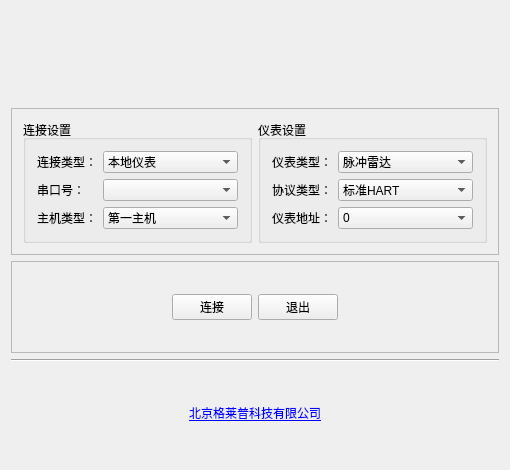
<?xml version="1.0" encoding="UTF-8"?>
<ui version="4.0">
 <class>Widget</class>
 <widget class="QWidget" name="Widget">
  <property name="geometry">
   <rect>
    <x>0</x>
    <y>0</y>
    <width>510</width>
    <height>470</height>
   </rect>
  </property>
  <property name="minimumSize">
   <size>
    <width>510</width>
    <height>470</height>
   </size>
  </property>
  <property name="maximumSize">
   <size>
    <width>510</width>
    <height>470</height>
   </size>
  </property>
  <property name="focusPolicy">
   <enum>Qt::NoFocus</enum>
  </property>
  <property name="windowTitle">
   <string>格莱普HART仪表调试程序</string>
  </property>
  <layout class="QVBoxLayout" name="verticalLayout">
   <item>
    <widget class="QLabel" name="label">
     <property name="text">
      <string/>
     </property>
     <property name="pixmap">
      <pixmap resource="images.qrc">:/myImage/images/main.png</pixmap>
     </property>
     <property name="scaledContents">
      <bool>true</bool>
     </property>
    </widget>
   </item>
   <item>
    <widget class="QFrame" name="frame">
     <property name="frameShape">
      <enum>QFrame::StyledPanel</enum>
     </property>
     <property name="frameShadow">
      <enum>QFrame::Raised</enum>
     </property>
     <layout class="QHBoxLayout" name="horizontalLayout">
      <item>
       <widget class="QGroupBox" name="groupBox">
        <property name="title">
         <string>连接设置</string>
        </property>
        <layout class="QFormLayout" name="formLayout">
         <item row="0" column="0">
          <widget class="QLabel" name="label_2">
           <property name="text">
            <string>连接类型：</string>
           </property>
          </widget>
         </item>
         <item row="0" column="1">
          <widget class="QComboBox" name="connectTypeComboBox">
           <item>
            <property name="text">
             <string>本地仪表</string>
            </property>
           </item>
           <item>
            <property name="text">
             <string>离线启动</string>
            </property>
           </item>
          </widget>
         </item>
         <item row="1" column="0">
          <widget class="QLabel" name="label_3">
           <property name="text">
            <string>串口号：</string>
           </property>
          </widget>
         </item>
         <item row="1" column="1">
          <widget class="QComboBox" name="portNameComboBox"/>
         </item>
         <item row="2" column="0">
          <widget class="QLabel" name="label_7">
           <property name="text">
            <string>主机类型：</string>
           </property>
          </widget>
         </item>
         <item row="2" column="1">
          <widget class="QComboBox" name="hostTyoeComboBox">
           <item>
            <property name="text">
             <string>第一主机</string>
            </property>
           </item>
           <item>
            <property name="text">
             <string>第二主机</string>
            </property>
           </item>
          </widget>
         </item>
        </layout>
       </widget>
      </item>
      <item>
       <widget class="QGroupBox" name="groupBox_2">
        <property name="title">
         <string>仪表设置</string>
        </property>
        <layout class="QFormLayout" name="formLayout_2">
         <item row="0" column="0">
          <widget class="QLabel" name="label_4">
           <property name="text">
            <string>仪表类型：</string>
           </property>
          </widget>
         </item>
         <item row="0" column="1">
          <widget class="QComboBox" name="deviceTypeComboBox">
           <item>
            <property name="text">
             <string>脉冲雷达</string>
            </property>
           </item>
           <item>
            <property name="text">
             <string>二线超声</string>
            </property>
           </item>
          </widget>
         </item>
         <item row="1" column="0">
          <widget class="QLabel" name="label_5">
           <property name="text">
            <string>协议类型：</string>
           </property>
          </widget>
         </item>
         <item row="1" column="1">
          <widget class="QComboBox" name="protocolComboBox">
           <item>
            <property name="text">
             <string>标准HART</string>
            </property>
           </item>
           <item>
            <property name="text">
             <string>GELOOPHART</string>
            </property>
           </item>
          </widget>
         </item>
         <item row="2" column="0">
          <widget class="QLabel" name="label_6">
           <property name="text">
            <string>仪表地址：</string>
           </property>
          </widget>
         </item>
         <item row="2" column="1">
          <widget class="QComboBox" name="addressComboBox">
           <item>
            <property name="text">
             <string>0</string>
            </property>
           </item>
           <item>
            <property name="text">
             <string>1</string>
            </property>
           </item>
           <item>
            <property name="text">
             <string>2</string>
            </property>
           </item>
           <item>
            <property name="text">
             <string>3</string>
            </property>
           </item>
           <item>
            <property name="text">
             <string>4</string>
            </property>
           </item>
           <item>
            <property name="text">
             <string>5</string>
            </property>
           </item>
           <item>
            <property name="text">
             <string>6</string>
            </property>
           </item>
           <item>
            <property name="text">
             <string>7</string>
            </property>
           </item>
           <item>
            <property name="text">
             <string>8</string>
            </property>
           </item>
           <item>
            <property name="text">
             <string>9</string>
            </property>
           </item>
           <item>
            <property name="text">
             <string>10</string>
            </property>
           </item>
           <item>
            <property name="text">
             <string>11</string>
            </property>
           </item>
           <item>
            <property name="text">
             <string>12</string>
            </property>
           </item>
           <item>
            <property name="text">
             <string>13</string>
            </property>
           </item>
           <item>
            <property name="text">
             <string>14</string>
            </property>
           </item>
           <item>
            <property name="text">
             <string>15</string>
            </property>
           </item>
          </widget>
         </item>
        </layout>
       </widget>
      </item>
     </layout>
    </widget>
   </item>
   <item>
    <widget class="QFrame" name="frame_2">
     <property name="frameShape">
      <enum>QFrame::StyledPanel</enum>
     </property>
     <property name="frameShadow">
      <enum>QFrame::Raised</enum>
     </property>
     <layout class="QHBoxLayout" name="horizontalLayout_2">
      <item>
       <spacer name="horizontalSpacer">
        <property name="orientation">
         <enum>Qt::Horizontal</enum>
        </property>
        <property name="sizeHint" stdset="0">
         <size>
          <width>40</width>
          <height>20</height>
         </size>
        </property>
       </spacer>
      </item>
      <item>
       <widget class="QPushButton" name="connectButton">
        <property name="text">
         <string>连接</string>
        </property>
       </widget>
      </item>
      <item>
       <widget class="QPushButton" name="quitButton">
        <property name="text">
         <string>退出</string>
        </property>
       </widget>
      </item>
      <item>
       <spacer name="horizontalSpacer_2">
        <property name="orientation">
         <enum>Qt::Horizontal</enum>
        </property>
        <property name="sizeHint" stdset="0">
         <size>
          <width>40</width>
          <height>20</height>
         </size>
        </property>
       </spacer>
      </item>
     </layout>
    </widget>
   </item>
   <item>
    <widget class="Line" name="line">
     <property name="orientation">
      <enum>Qt::Horizontal</enum>
     </property>
    </widget>
   </item>
   <item>
    <widget class="QLabel" name="companyInfoLabel">
     <property name="text">
      <string>&lt;html&gt;&lt;head/&gt;&lt;body&gt;&lt;p&gt;&lt;a href=&quot;http://www.bj-gallop.com/index.htm&quot;&gt;&lt;span style=&quot; text-decoration: underline; color:#0000ff;&quot;&gt;北京格莱普科技有限公司&lt;/span&gt;&lt;/a&gt;&lt;/p&gt;&lt;/body&gt;&lt;/html&gt;</string>
     </property>
     <property name="alignment">
      <set>Qt::AlignCenter</set>
     </property>
     <property name="textInteractionFlags">
      <set>Qt::LinksAccessibleByKeyboard|Qt::LinksAccessibleByMouse</set>
     </property>
    </widget>
   </item>
  </layout>
 </widget>
 <layoutdefault spacing="6" margin="11"/>
 <resources>
  <include location="images.qrc"/>
 </resources>
 <connections/>
</ui>
